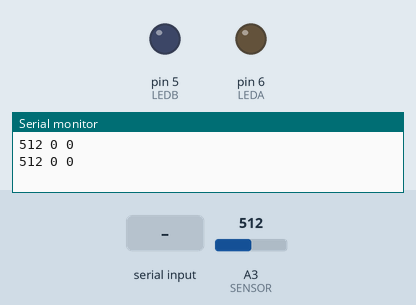
The sketch below on a simulated Arduino Uno, built with avr-gcc and run on an emulated ATmega328P. On the bench: output pins drawn as LEDs (lit = HIGH), the last lines printed to the serial monitor. Inputs (shaded band) come from the test bench; at power-on: A3 (SENSOR) = 512.

Above: at 1.2 s.
1.3 s: "P" received over Serial
At 2.7 s:
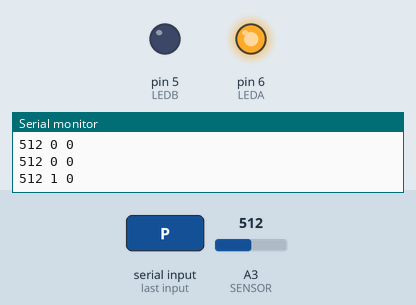
3.5 s: "E" received over Serial
At 5.2 s:
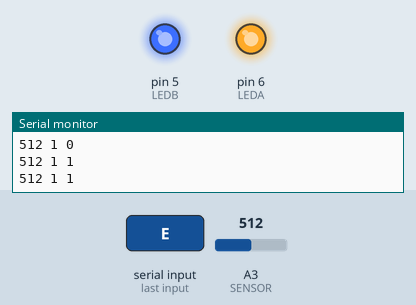
5.5 s: "A" received over Serial
At 6.8 s:
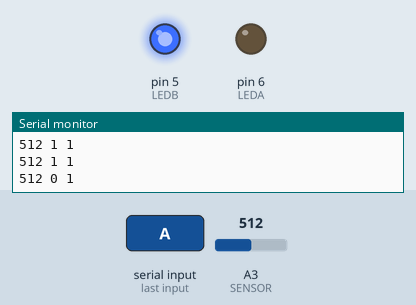
7.5 s: "O" received over Serial
At 9.5 s:
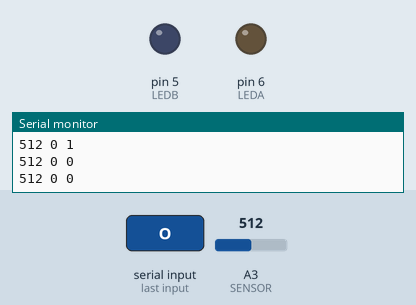
Timing chart, 0 to 10.6 s (numbered marks = the images above; inputs shaded):
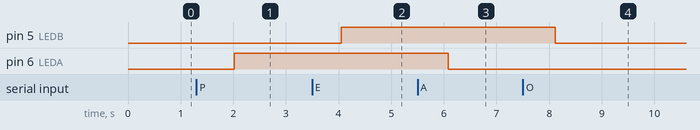

The sketch:

arduino-serial-com.ino
```cpp
const int SENSOR = A3;
const int LEDA= 6;
const int LEDB= 5;

int Svalue;
int Avalue;
int Bvalue;

void setup() {
  pinMode(SENSOR, INPUT);
  pinMode(LEDA, OUTPUT);
  pinMode(LEDB, OUTPUT);
  Serial.begin(9600);
}

void loop() {

  if (Serial.available() > 0) {
    receivingData();
  } else {
    sendingData();
  }
  delay(10);
}

void sendingData() {

  Svalue=analogRead(SENSOR);
  Avalue=digitalRead(LEDA);
  Bvalue=digitalRead(LEDB);

  Serial.print(Svalue);
  Serial.print(' ');
  Serial.print(Avalue);
  Serial.print(' ');
  Serial.print(Bvalue);
  Serial.println();
  delay(1000);
}

void receivingData() {

  char inByte = Serial.read();

  switch (inByte) {
    case 'P':
      digitalWrite(LEDA, HIGH);
      break;
    case 'A':
      digitalWrite(LEDA, LOW);
      break;
    case 'E':
      digitalWrite(LEDB, HIGH);
      break;
    case 'O':
      digitalWrite(LEDB, LOW);
      break;
  }
  Serial.flush();
}
```

Measured:
- after the input at 1.3 s, pin 6 (LEDA): LOW → HIGH after 0.72 s
- after the input at 3.5 s, pin 5 (LEDB): LOW → HIGH after 0.55 s
- after the input at 5.5 s, pin 6 (LEDA): HIGH → LOW after 0.58 s
- after the input at 7.5 s, pin 5 (LEDB): HIGH → LOW after 0.61 s
